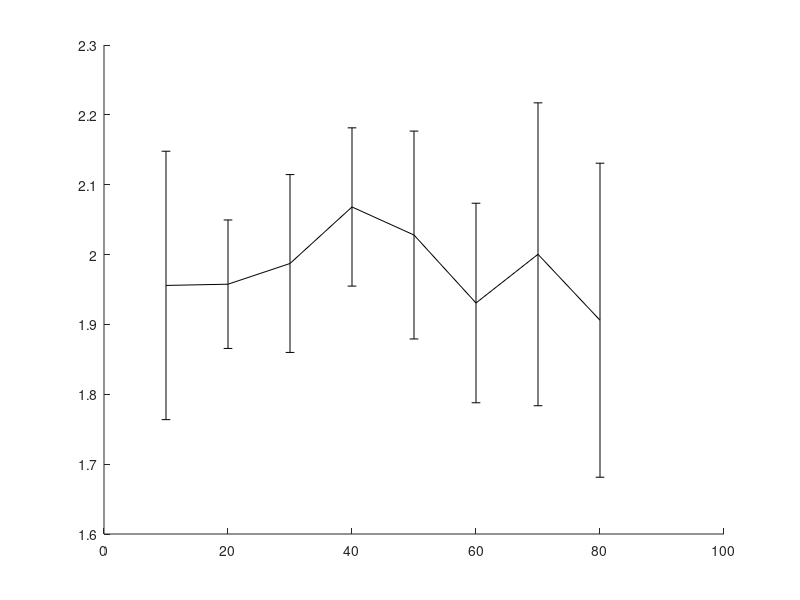

MATLAB code to generate this figure: (Note: this script raises an error after producing the figure.)


%% OBLIQUE EFFECT IN DATA?
% checking if there is any obvious stimulus-dependent noise in data

clear all; close all

expnumber = 2; 
collapseQuadrants = 1; 
makeDistanceFromCardinal = 0; 

switch expnumber
    case 1
        load('exp1_data_trialinfo.mat')
        subjVec = [1:9 11:15];
        
        finalerror = group_data(:,8);
        anglee = atand(group_data(:,14)./group_data(:,13));

        if (collapseQuadrants)
            anglee = abs(anglee);
        else
            idx = (group_data(:,13) < 0) & (group_data(:,14) > 0); % second quadrant
            anglee(idx) = anglee(idx) + 180;

            idx = (group_data(:,13) < 0) & (group_data(:,14) < 0); % third quadrant
            anglee(idx) = anglee(idx) + 180;

            idx = (group_data(:,13) > 0) & (group_data(:,14) < 0); % fourth quadrant
            anglee(idx) = anglee(idx) + 360;
        end

        group_data = [group_data(:,1) anglee finalerror]; % subject number, angle location, final error
    case 2
        load('exp2_data_trialinfo.mat')
        group_data = group_data(:,[1 6 7 13]);
        subjVec = 4:14;
        
        anglee = group_data(:,4);
        if (collapseQuadrants)
            idx = (anglee >= 90) & (anglee < 180); % second quadrant
            anglee(idx) = 180 - anglee(idx); 
            
            idx = (anglee >= 180) & (anglee < 270); % third quadrant
            anglee(idx) = anglee(idx) - 180; 
            
            idx = (anglee >= 270) & (anglee < 360); % fourth quadrant
            anglee(idx) = 360 - anglee(idx);
        end
        
        finalerror = sqrt((10.*cosd(group_data(:,4)) - group_data(:,2)).^2 +...
            (10.*sind(group_data(:,4)) - group_data(:,3)).^2);
        group_data = [group_data(:,1) anglee finalerror]; % subject number, angle location, final error
end
group_data(any(isnan(group_data), 2), :) = [];
if (makeDistanceFromCardinal)
    idx = group_data(:,2) > 45;
    group_data(idx,2) = 90 - group_data(idx,2);
end
nSubj = length(subjVec);

% correlation for each subject
[bVec, pVec] = deal(nan(1,nSubj));
bintVec = nan(nSubj,2);

angleVec = unique(group_data(:,2));
nAngles = length(angleVec);
mean_errors = nan(nSubj,nAngles);
for isubj = 1:nSubj;
    subjnum = subjVec(isubj);
    
    idx = group_data(:,1) == subjnum;
    nTrials = sum(idx);
    
    dataa = group_data(idx,2:3);
    [b,bint,~,~,stats] = regress(dataa(:,1), [ones(nTrials,1) dataa(:,2)]);
    bVec(isubj) = b(2);
    bintVec(isubj,:) = bint(2,:);
    pVec(isubj) = stats(3); 
    for iangle = 1:nAngles;
        angle = angleVec(iangle);
        idxx = dataa(:,1) == angle;
        
        mean_errors(isubj,iangle) = mean(dataa(idxx,2));
    end
end

figure; hold on
errorbar(angleVec,mean(mean_errors),std(mean_errors)./sqrt(nSubj),'k','LineStyle','none');
plot(angleVec,mean(mean_errors),'ko')
ylim([0 2.5])
defaultplot
%%


%% CORRELATION BETWEEN ERROR AND CIRCLE SIZE

clear all;

% load and preprocess data
% ------------------------
subjVec = 4:14;
priorityVec = [0.6 0.3 0.1];

load('exp2_data_trialinfo.mat')
finalerror = sqrt((10.*cosd(group_data(:,13)) - group_data(:,6)).^2 +...
    (10.*sind(group_data(:,13)) - group_data(:,7)).^2);

% collapsing all data onto first quadrant
collapsedangle = group_data(:,13);
idx = (collapsedangle < 180) & (collapsedangle > 90); % second quadrant
collapsedangle(idx) = 180 - collapsedangle(idx);
idx = (collapsedangle < 270) & (collapsedangle > 180); % third quadrant
collapsedangle(idx) = collapsedangle(idx) - 180;
idx = (collapsedangle < 360) & (collapsedangle > 270); % second quadrant
collapsedangle(idx) = 360 - collapsedangle(idx);

% columns correspond to [subject, priority, angle, error, circle size]
group_data = [group_data(:,1:2) collapsedangle finalerror group_data(:,4)];
group_data(any(isnan(group_data), 2), :) = [];
        
nSubj = length(subjVec);
nPriorities = length(priorityVec);

% put each subject's data in terms of z-scores
groupzscoredata = group_data;
[rMat, pMat, nTrials,Mat] = deal(nan(nSubj,nPriorities));
for isubj = 1:nSubj;
    subjnum = subjVec(isubj);
    
    idx = group_data(:,1) == subjnum;
    subjdata = group_data(idx,:);
    
    groupzscoredata(idx,4:5) = [zscore(subjdata(:,4)) zscore(subjdata(:,5))];

    for ipriority = 1:nPriorities;
        priority = priorityVec(ipriority);
        
        idxx = idx & (groupzscoredata(:,2) == priority);
        nTrialsMat(isubj,ipriority) = sum(idxx);
        [r,p] = corr(groupzscoredata(idxx,4:5),'Type','Spearman');
        rMat(isubj,ipriority) = r(2);
        pMat(isubj,ipriority) = p(2);
    end
end

[rVec, pVec] = deal(nan(1,nPriorities));
for ipriority = 1:nPriorities;
    priority = priorityVec(ipriority);
    idx = groupzscoredata(:,2) == priority;
    
    [r,p] = corr(groupzscoredata(idx,4:5),'Type','Spearman');
    rVec(ipriority) = r(2);
    pVec(ipriority) = p(2);
end

rMat
pMat
rVec
pVec
%% PERMUTATION TEST: STIMULUS LOCATION

clear all; clc

rng(1) % random seed for reproduceability

% load and preprocess data
% ------------------------
subjVec = 4:14;
priorityVec = [0.6 0.3 0.1];

load('exp2_data_trialinfo.mat')
finalerror = sqrt((10.*cosd(group_data(:,13)) - group_data(:,6)).^2 +...
    (10.*sind(group_data(:,13)) - group_data(:,7)).^2);

% collapsing all data onto first quadrant
collapsedangle = group_data(:,13);
idx = (collapsedangle < 180) & (collapsedangle > 90); % second quadrant
collapsedangle(idx) = 180 - collapsedangle(idx);
idx = (collapsedangle < 270) & (collapsedangle > 180); % third quadrant
collapsedangle(idx) = collapsedangle(idx) - 180;
idx = (collapsedangle < 360) & (collapsedangle > 270); % second quadrant
collapsedangle(idx) = 360 - collapsedangle(idx);

% columns correspond to [subject, priority, angle, error, circle size]
group_data = [group_data(:,1:2) collapsedangle finalerror group_data(:,4)];
group_data(any(isnan(group_data), 2), :) = [];
        
angleVec = unique(group_data(:,3));
nPerms = 1000;
nSubj = length(subjVec);
nAngles = length(angleVec);
nPriorities = length(priorityVec);

% put each subject's data in terms of z-scores
groupzscoredata = group_data;
for isubj = 1:nSubj;
    subjnum = subjVec(isubj);
    
    idx = group_data(:,1) == subjnum;
    subjdata = group_data(idx,:);
    
    groupzscoredata(idx,4:5) = [zscore(subjdata(:,4)) zscore(subjdata(:,5))];
end

% permute cicle size data for each bin for each subject
nTrialsVec = [];
permdata = nan(size(groupzscoredata,1),nPerms);
for isubj = 1:nSubj; % for each subject
    subjnum = subjVec(isubj);
    idx = groupzscoredata(:,1) == subjnum;
    
    for ipriority = 1:nPriorities % for each priority
        priority = priorityVec(ipriority);
        idxx = idx & (groupzscoredata(:,2) == priority);

        for iangle = 1:nAngles; % for each angle
            angle = angleVec(iangle);
            idxxx = idxx & (groupzscoredata(:,3) == angle); % indices of all trials that fit subject, priority, and angle criteria
            
            nTrials = sum(idxxx); % number of trials that fit criteria
            nTrialsVec = [nTrialsVec nTrials];
            % make a permutation matrix
            permMat = nan(nTrials,nPerms); % permuting these trials nPerms times
            for iperm = 1:nPerms; % for each permutation
                blah = randperm(nTrials);
                while any(blah == 1:nTrials) % implement derangement
                    blah = randperm(nTrials);
                end
                permMat(:,iperm) = blah';
            end
            
            circlesizedata = group_data(idxxx,5); % all wager data for the given subject, priority, and angle
            permdata(idxxx,:) = circlesizedata(permMat); % permuted data 1000 times
        end
    end
    
end

% calculate permuted null distributions
% -------------------------------------

[corrVec, pVec] = deal(nan(1,4*nSubj)); % real correlations and significancee values
[corrMat, pMat] = deal(nan(nPerms,4*nSubj)); % permuted values
for isubj = 1:nSubj; % for each subject
    subjnum = subjVec(isubj);
    idx = groupzscoredata(:,1) == subjnum;

    for ipriority = 1:nPriorities
        priority = priorityVec(ipriority);
         idxx = idx & (groupzscoredata(:,2) == priority);
         
         [r, p] = corrcoef([groupzscoredata(idxx,4:5), permdata(idxx,:)]);
         corrVec(4*(isubj-1) + ipriority) = r(2,1);
         pVec(4*(isubj-1) +ipriority) = p(2,1);
         corrMat(:,4*(isubj-1) +ipriority) = r(3:end,1);
         pMat(:,4*(isubj-1) +ipriority) = p(3:end,1);
    end
end

% print M \pm SEM real and permuated correlations
% -----------------------------------------------

% actual values
corrVec(4:4:44) = [];
data_M = mean(corrVec)
data_SEM = std(corrVec)/sqrt(length(corrVec))

% median of correlation distribution ofpermutations
meds = quantile(corrMat,.5);
meds(4:4:44) = [];
perm_M = mean(meds)
perm_SEM = std(meds)/sqrt(length(meds))


% wilcoxon signed-rank test
% -------------------------
[p,h,stats] = signrank(meds,corrVec)

%% MEAN EFFECT OF DELAY ON ERROR

clear all; close all; clc

% load and preprocess data
% ------------------------
subjVec = 4:14;
priorityVec = [0.6 0.3 0.1];

load('exp2_data_trialinfo.mat')
finalerror = sqrt((10.*cosd(group_data(:,13)) - group_data(:,6)).^2 +...
    (10.*sind(group_data(:,13)) - group_data(:,7)).^2);

% columns correspond to [subject, priority, delay, error, circle size]
group_data = [group_data(:,1:3) finalerror group_data(:,4)];
group_data(any(isnan(group_data), 2), :) = [];
   
delayVec = 1000:500:4000;
nSubj = length(subjVec);
nDelays = length(delayVec);
nPriorities = length(priorityVec);

% combine dleays that are very close to one another
for idelay = 1:nDelays;
    delay = delayVec(idelay);
    
    idx = (delay-100 < group_data(:,3)) & (delay+100 > group_data(:,3));
    group_data(idx,3) = delay;
end

[bVec, pVec] = deal(nan(1,nSubj));
bintVec = nan(nSubj,2);
errorMat = nan(nSubj,nDelays);
for isubj = 1:nSubj;
    subjnum = subjVec(isubj);
    
    idx = group_data(:,1) == subjnum;
    nTrials = sum(idx);
    
    [b,bint,~,~,stats] = regress(group_data(idx,4), [ones(nTrials,1) group_data(idx,3)]);
    bVec(isubj) = b(2);
    bintVec(isubj,:) = bint(2,:);
    pVec(isubj) = stats(3);
    
    for idelay = 1:nDelays;
        delay = delayVec(idelay);
        idxx = idx & (delay == group_data(:,3));
        
        errorMat(isubj,idelay) = mean(group_data(idxx,4));
    end
      
end

error_m = mean(errorMat);
error_sem = std(errorMat)/sqrt(nSubj);

figure; hold on;
errorbar(delayVec,error_m, error_sem,'k','LineStyle','none');
plot(delayVec,error_m,'ko')
defaultplot

%% PERMUTATION TEST: DELAY TIME

clear all; 

rng(1) % random seed for reproduceability

% load and preprocess data
% ------------------------
subjVec = 4:14;
priorityVec = [0.6 0.3 0.1];

load('exp2_data_trialinfo.mat')
finalerror = sqrt((10.*cosd(group_data(:,13)) - group_data(:,6)).^2 +...
    (10.*sind(group_data(:,13)) - group_data(:,7)).^2);

% columns correspond to [subject, priority, delay, error, circle size]
group_data = [group_data(:,1:3) finalerror group_data(:,4)];
group_data(any(isnan(group_data), 2), :) = [];
   
delayVec = 1000:500:4000;
nPerms = 1000;
nSubj = length(subjVec);
nDelays = length(delayVec);
nPriorities = length(priorityVec);

% combine dleays that are very close to one another
for idelay = 1:nDelays;
    delay = delayVec(idelay);
    
    idx = (delay-100 < group_data(:,3)) & (delay+100 > group_data(:,3));
    group_data(idx,3) = delay;
end

% put each subject's data in terms of z-scores
groupzscoredata = group_data;
for isubj = 1:nSubj;
    subjnum = subjVec(isubj);
    
    idx = group_data(:,1) == subjnum;
    subjdata = group_data(idx,:);
    
    groupzscoredata(idx,4:5) = [zscore(subjdata(:,4)) zscore(subjdata(:,5))];
end

% permute cicle size data for each bin for each subject
nTrialsVec = [];
permdata = nan(size(groupzscoredata,1),nPerms);
for isubj = 1:nSubj; % for each subject
    subjnum = subjVec(isubj);
    idx = groupzscoredata(:,1) == subjnum;
    
    for ipriority = 1:nPriorities % for each priority
        priority = priorityVec(ipriority);
        idxx = idx & (groupzscoredata(:,2) == priority);

        for idelay = 1:nDelays; % for each angle
            delay = delayVec(idelay);
            idxxx = idxx & (groupzscoredata(:,3) == delay); % indices of all trials that fit subject, priority, and angle criteria
            
            nTrials = sum(idxxx); % number of trials that fit criteria
            nTrialsVec = [nTrialsVec nTrials];
            % make a permutation matrix
            permMat = nan(nTrials,nPerms); % permuting these trials nPerms times
            for iperm = 1:nPerms; % for each permutation
                blah = randperm(nTrials);
                while any(blah == 1:nTrials) % implement derangement
                    blah = randperm(nTrials);
                end
                permMat(:,iperm) = blah';
            end
            
            circlesizedata = group_data(idxxx,5); % all wager data for the given subject, priority, and angle
            permdata(idxxx,:) = circlesizedata(permMat); % permuted data 1000 times
        end
    end
    
end

% calculate permuted null distributions
% -------------------------------------

[corrVec, pVec] = deal(nan(1,4*nSubj)); % real correlations and significancee values
[corrMat, pMat] = deal(nan(nPerms,4*nSubj)); % permuted values
for isubj = 1:nSubj; % for each subject
    subjnum = subjVec(isubj);
    idx = groupzscoredata(:,1) == subjnum;

    for ipriority = 1:nPriorities
        priority = priorityVec(ipriority);
         idxx = idx & (groupzscoredata(:,2) == priority);
         
         [r, p] = corrcoef([groupzscoredata(idxx,4:5), permdata(idxx,:)]);
         corrVec(4*(isubj-1) + ipriority) = r(2,1);
         pVec(4*(isubj-1) +ipriority) = p(2,1);
         corrMat(:,4*(isubj-1) +ipriority) = r(3:end,1);
         pMat(:,4*(isubj-1) +ipriority) = p(3:end,1);
    end
end

% print M \pm SEM real and permuated correlations
% -----------------------------------------------

% actual values
corrVec(4:4:44) = [];
data_M = mean(corrVec)
data_SEM = std(corrVec)/sqrt(length(corrVec))

% median of correlation distribution ofpermutations
meds = quantile(corrMat,.5);
meds(4:4:44) = [];
perm_M = mean(meds)
perm_SEM = std(meds)/sqrt(length(meds))


% wilcoxon signed-rank test
% -------------------------
[p,h,stats] = signrank(meds,corrVec)